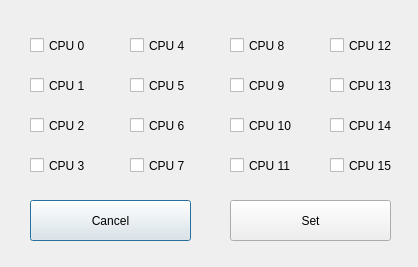
<?xml version="1.0" encoding="UTF-8"?>
<ui version="4.0">
 <class>AffinityDialog</class>
 <widget class="QDialog" name="AffinityDialog">
  <property name="geometry">
   <rect>
    <x>0</x>
    <y>0</y>
    <width>418</width>
    <height>267</height>
   </rect>
  </property>
  <property name="windowTitle">
   <string>Dialog</string>
  </property>
  <widget class="QCheckBox" name="checkBox_0">
   <property name="geometry">
    <rect>
     <x>30</x>
     <y>30</y>
     <width>71</width>
     <height>31</height>
    </rect>
   </property>
   <property name="font">
    <font>
     <pointsize>9</pointsize>
    </font>
   </property>
   <property name="text">
    <string>CPU 0</string>
   </property>
   <property name="iconSize">
    <size>
     <width>16</width>
     <height>16</height>
    </size>
   </property>
   <property name="tristate">
    <bool>false</bool>
   </property>
  </widget>
  <widget class="QCheckBox" name="checkBox_1">
   <property name="geometry">
    <rect>
     <x>30</x>
     <y>70</y>
     <width>71</width>
     <height>31</height>
    </rect>
   </property>
   <property name="font">
    <font>
     <pointsize>9</pointsize>
    </font>
   </property>
   <property name="text">
    <string>CPU 1</string>
   </property>
   <property name="iconSize">
    <size>
     <width>16</width>
     <height>16</height>
    </size>
   </property>
   <property name="tristate">
    <bool>false</bool>
   </property>
  </widget>
  <widget class="QCheckBox" name="checkBox_2">
   <property name="geometry">
    <rect>
     <x>30</x>
     <y>110</y>
     <width>71</width>
     <height>31</height>
    </rect>
   </property>
   <property name="font">
    <font>
     <pointsize>9</pointsize>
    </font>
   </property>
   <property name="text">
    <string>CPU 2</string>
   </property>
   <property name="iconSize">
    <size>
     <width>16</width>
     <height>16</height>
    </size>
   </property>
   <property name="tristate">
    <bool>false</bool>
   </property>
  </widget>
  <widget class="QCheckBox" name="checkBox_3">
   <property name="geometry">
    <rect>
     <x>30</x>
     <y>150</y>
     <width>71</width>
     <height>31</height>
    </rect>
   </property>
   <property name="font">
    <font>
     <pointsize>9</pointsize>
    </font>
   </property>
   <property name="text">
    <string>CPU 3</string>
   </property>
   <property name="iconSize">
    <size>
     <width>16</width>
     <height>16</height>
    </size>
   </property>
   <property name="tristate">
    <bool>false</bool>
   </property>
  </widget>
  <widget class="QCheckBox" name="checkBox_4">
   <property name="geometry">
    <rect>
     <x>130</x>
     <y>30</y>
     <width>71</width>
     <height>31</height>
    </rect>
   </property>
   <property name="font">
    <font>
     <pointsize>9</pointsize>
    </font>
   </property>
   <property name="text">
    <string>CPU 4</string>
   </property>
   <property name="iconSize">
    <size>
     <width>16</width>
     <height>16</height>
    </size>
   </property>
   <property name="tristate">
    <bool>false</bool>
   </property>
  </widget>
  <widget class="QCheckBox" name="checkBox_5">
   <property name="geometry">
    <rect>
     <x>130</x>
     <y>70</y>
     <width>71</width>
     <height>31</height>
    </rect>
   </property>
   <property name="font">
    <font>
     <pointsize>9</pointsize>
    </font>
   </property>
   <property name="text">
    <string>CPU 5</string>
   </property>
   <property name="iconSize">
    <size>
     <width>16</width>
     <height>16</height>
    </size>
   </property>
   <property name="tristate">
    <bool>false</bool>
   </property>
  </widget>
  <widget class="QCheckBox" name="checkBox_6">
   <property name="geometry">
    <rect>
     <x>130</x>
     <y>110</y>
     <width>71</width>
     <height>31</height>
    </rect>
   </property>
   <property name="font">
    <font>
     <pointsize>9</pointsize>
    </font>
   </property>
   <property name="text">
    <string>CPU 6</string>
   </property>
   <property name="iconSize">
    <size>
     <width>16</width>
     <height>16</height>
    </size>
   </property>
   <property name="tristate">
    <bool>false</bool>
   </property>
  </widget>
  <widget class="QCheckBox" name="checkBox_7">
   <property name="geometry">
    <rect>
     <x>130</x>
     <y>150</y>
     <width>71</width>
     <height>31</height>
    </rect>
   </property>
   <property name="font">
    <font>
     <pointsize>9</pointsize>
    </font>
   </property>
   <property name="text">
    <string>CPU 7</string>
   </property>
   <property name="iconSize">
    <size>
     <width>16</width>
     <height>16</height>
    </size>
   </property>
   <property name="tristate">
    <bool>false</bool>
   </property>
  </widget>
  <widget class="QCheckBox" name="checkBox_8">
   <property name="geometry">
    <rect>
     <x>230</x>
     <y>30</y>
     <width>71</width>
     <height>31</height>
    </rect>
   </property>
   <property name="font">
    <font>
     <pointsize>9</pointsize>
    </font>
   </property>
   <property name="text">
    <string>CPU 8</string>
   </property>
   <property name="iconSize">
    <size>
     <width>16</width>
     <height>16</height>
    </size>
   </property>
   <property name="tristate">
    <bool>false</bool>
   </property>
  </widget>
  <widget class="QCheckBox" name="checkBox_9">
   <property name="geometry">
    <rect>
     <x>230</x>
     <y>70</y>
     <width>71</width>
     <height>31</height>
    </rect>
   </property>
   <property name="font">
    <font>
     <pointsize>9</pointsize>
    </font>
   </property>
   <property name="text">
    <string>CPU 9</string>
   </property>
   <property name="iconSize">
    <size>
     <width>16</width>
     <height>16</height>
    </size>
   </property>
   <property name="tristate">
    <bool>false</bool>
   </property>
  </widget>
  <widget class="QCheckBox" name="checkBox_10">
   <property name="geometry">
    <rect>
     <x>230</x>
     <y>110</y>
     <width>71</width>
     <height>31</height>
    </rect>
   </property>
   <property name="font">
    <font>
     <pointsize>9</pointsize>
    </font>
   </property>
   <property name="text">
    <string>CPU 10</string>
   </property>
   <property name="iconSize">
    <size>
     <width>16</width>
     <height>16</height>
    </size>
   </property>
   <property name="tristate">
    <bool>false</bool>
   </property>
  </widget>
  <widget class="QCheckBox" name="checkBox_11">
   <property name="geometry">
    <rect>
     <x>230</x>
     <y>150</y>
     <width>71</width>
     <height>31</height>
    </rect>
   </property>
   <property name="font">
    <font>
     <pointsize>9</pointsize>
    </font>
   </property>
   <property name="text">
    <string>CPU 11</string>
   </property>
   <property name="iconSize">
    <size>
     <width>16</width>
     <height>16</height>
    </size>
   </property>
   <property name="tristate">
    <bool>false</bool>
   </property>
  </widget>
  <widget class="QCheckBox" name="checkBox_13">
   <property name="geometry">
    <rect>
     <x>330</x>
     <y>70</y>
     <width>71</width>
     <height>31</height>
    </rect>
   </property>
   <property name="font">
    <font>
     <pointsize>9</pointsize>
    </font>
   </property>
   <property name="text">
    <string>CPU 13</string>
   </property>
   <property name="iconSize">
    <size>
     <width>16</width>
     <height>16</height>
    </size>
   </property>
   <property name="tristate">
    <bool>false</bool>
   </property>
  </widget>
  <widget class="QCheckBox" name="checkBox_14">
   <property name="geometry">
    <rect>
     <x>330</x>
     <y>110</y>
     <width>71</width>
     <height>31</height>
    </rect>
   </property>
   <property name="font">
    <font>
     <pointsize>9</pointsize>
    </font>
   </property>
   <property name="text">
    <string>CPU 14</string>
   </property>
   <property name="iconSize">
    <size>
     <width>16</width>
     <height>16</height>
    </size>
   </property>
   <property name="tristate">
    <bool>false</bool>
   </property>
  </widget>
  <widget class="QCheckBox" name="checkBox_15">
   <property name="geometry">
    <rect>
     <x>330</x>
     <y>150</y>
     <width>71</width>
     <height>31</height>
    </rect>
   </property>
   <property name="font">
    <font>
     <pointsize>9</pointsize>
    </font>
   </property>
   <property name="text">
    <string>CPU 15</string>
   </property>
   <property name="iconSize">
    <size>
     <width>16</width>
     <height>16</height>
    </size>
   </property>
   <property name="tristate">
    <bool>false</bool>
   </property>
  </widget>
  <widget class="QCheckBox" name="checkBox_12">
   <property name="geometry">
    <rect>
     <x>330</x>
     <y>30</y>
     <width>71</width>
     <height>31</height>
    </rect>
   </property>
   <property name="font">
    <font>
     <pointsize>9</pointsize>
    </font>
   </property>
   <property name="text">
    <string>CPU 12</string>
   </property>
   <property name="iconSize">
    <size>
     <width>16</width>
     <height>16</height>
    </size>
   </property>
   <property name="tristate">
    <bool>false</bool>
   </property>
  </widget>
  <widget class="QPushButton" name="pushButton_cancel">
   <property name="geometry">
    <rect>
     <x>30</x>
     <y>200</y>
     <width>161</width>
     <height>41</height>
    </rect>
   </property>
   <property name="text">
    <string>Cancel</string>
   </property>
  </widget>
  <widget class="QPushButton" name="pushButton_set">
   <property name="geometry">
    <rect>
     <x>230</x>
     <y>200</y>
     <width>161</width>
     <height>41</height>
    </rect>
   </property>
   <property name="text">
    <string>Set</string>
   </property>
  </widget>
 </widget>
 <resources/>
 <connections/>
</ui>
